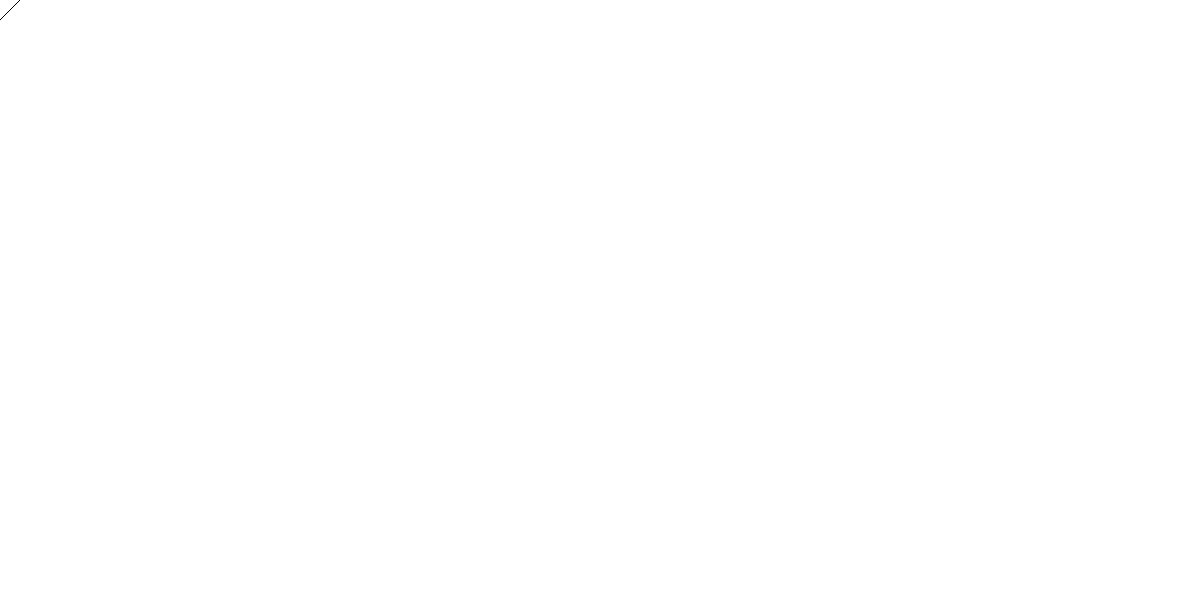
Frame 1 (no input)
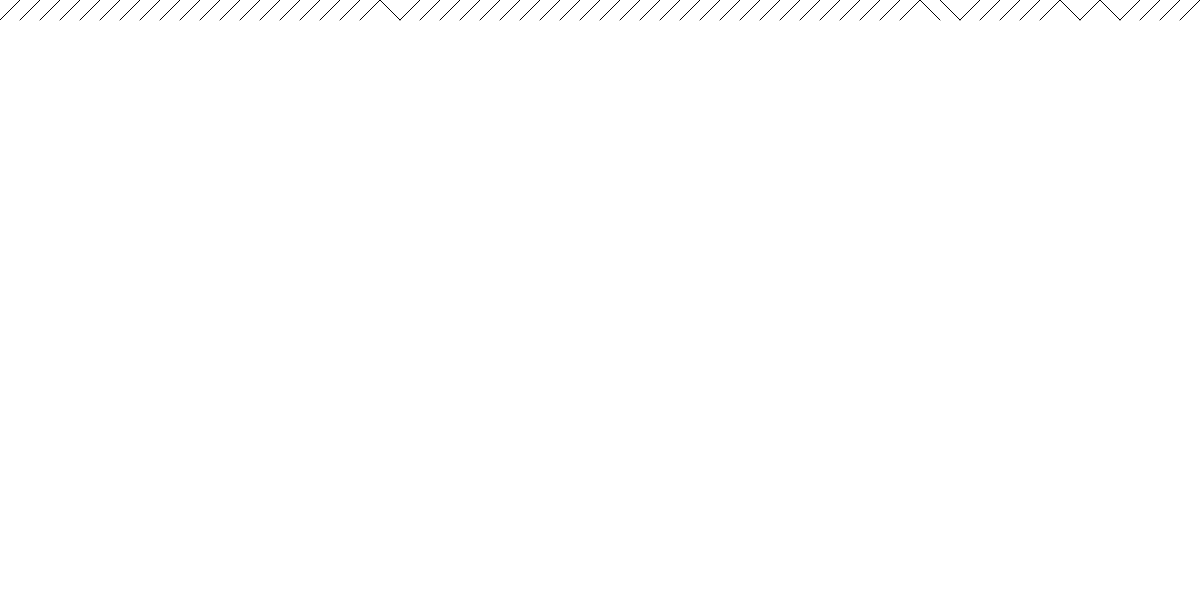
Frame 60 (no input)
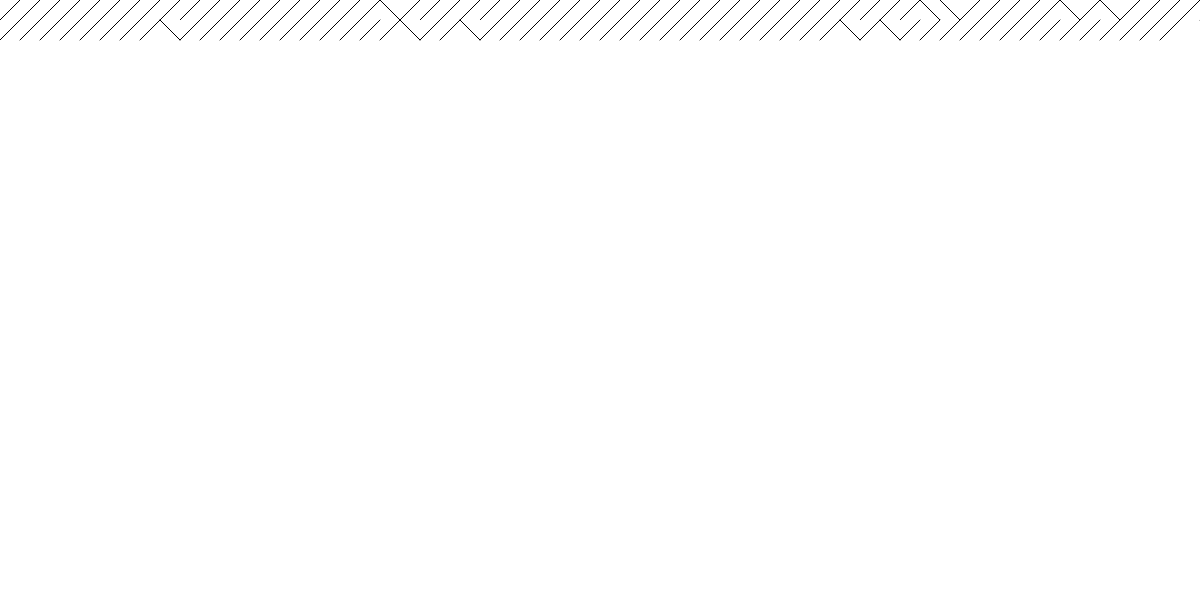
Frame 120 (the mouse pressed at the canvas centre since frame 60)

The p5.js sketch that drew these frames (run headless with seeded random() and noise() and a simulated clock; from frame 60 on, the mouse is pressed at the canvas centre):

// p5.js sketch
// ── sketch.js
let x = 0;
let y = 0;
let spacing = 20;
let bg = 255;

function setup() {
    createCanvas(windowWidth, 600);
    background(bg);
}

function draw() {
    // overwrite the previous space
    noStroke();
    fill(bg);
    rect(x, y, spacing, spacing);

    // draw a diaganol line
    // 50% chance of either direction.
    stroke(0);
    // strokeWeight(2);
    if (random(1) > 0.9) {
        line(x, y, x + spacing, y + spacing);
    } else {
        line(x, y + spacing, x + spacing, y);
    }

    // update the x position
    x += spacing;

    // check canvas boundaries,
    // if greater than width, swing back,
    // like a typewriter
    if (x > width) {
        x = 0;
        y += spacing;
    }

    // if greater than height,
    // start back in the top-left corner
    if (y > height) {
        x = 0;
        y = 0;
    }
}
